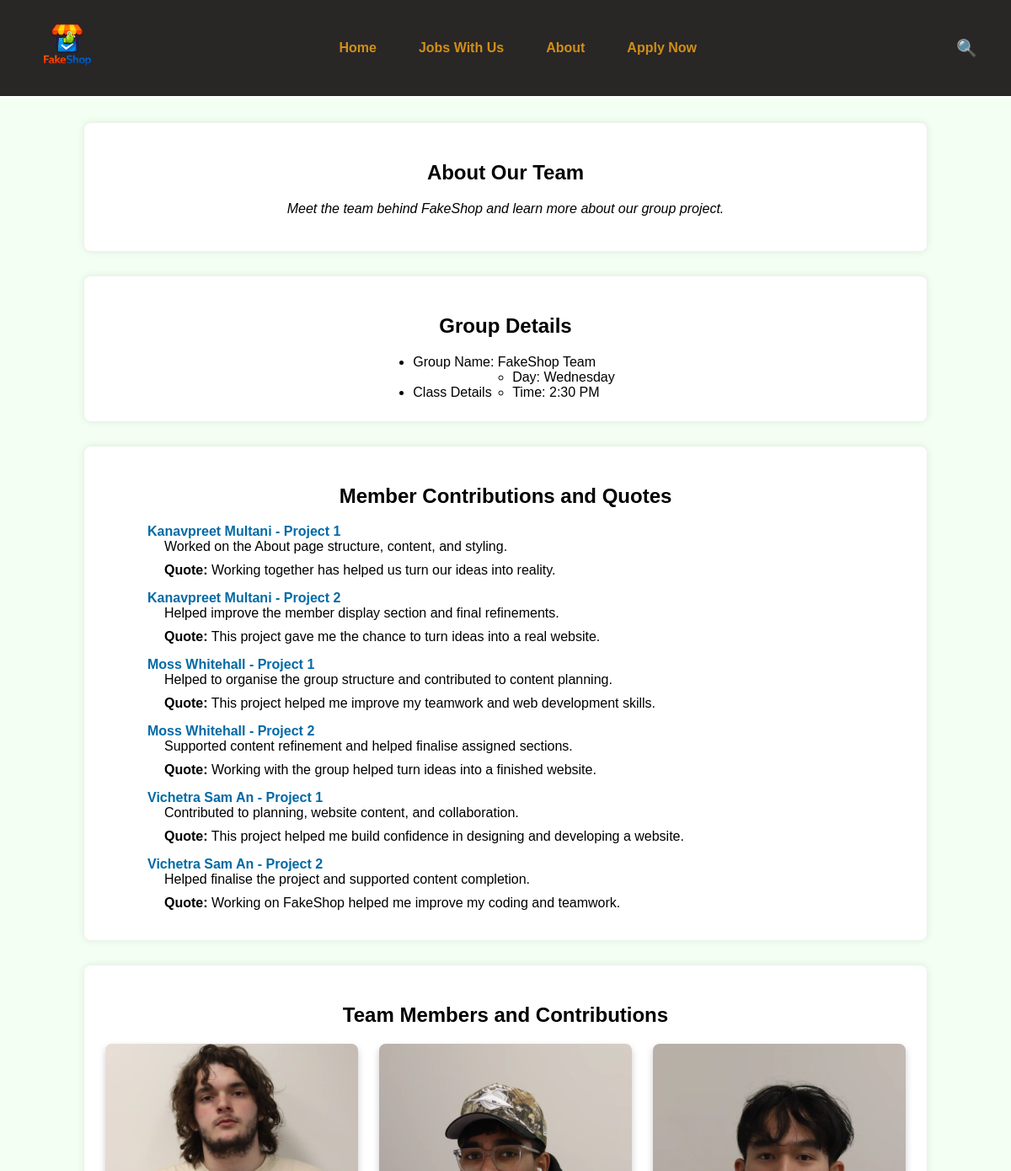
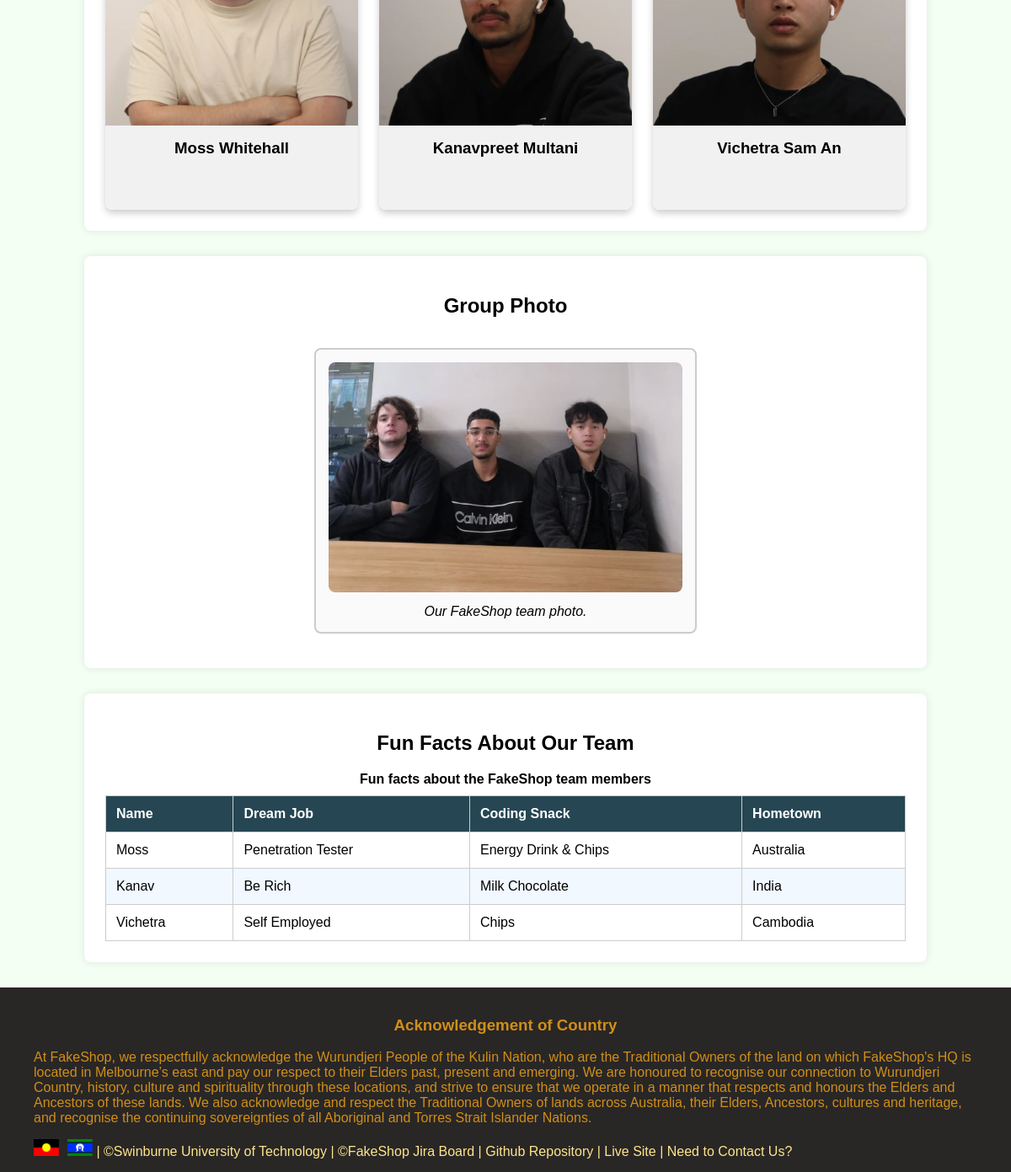
Page /about.php on the committed database (2 pictures, top to bottom).
### about.php (the view, shortened to what this page needs)
<?php
require_once("settings.php");
$conn = @mysqli_connect($host, $user, $pwd, $sql_db);
$query = "SELECT member_name, project_part, contribution_text, quote_text FROM `members contribution` ORDER BY member_name, project_part";
$result = mysqli_query($conn, $query);
?>
<!doctype html>
<html lang="en">
<head>
	<link rel="stylesheet" href="./style/style.css" />
</head>
<body>
	<?php
	include("./includes/nav.inc");
	?>
	<div class="content-area">
		<main>
			<section class="about-intro">
				<h1 style="text-align: center">About Our Team</h1>
				<p class="about-note">
					Meet the team behind FakeShop and learn more about our group
					project.
				</p>
			</section>
			<section class="group-details">
				<h2>Group Details</h2>
				<ul>
					<li>Group Name: FakeShop Team</li>
					<li>
						Class Details
						<ul>
							<li>Day: Wednesday</li>
							<li>Time: 2:30 PM</li>
						</ul>
					</li>
				</ul>
			</section>
			<section class="member-definition-list">
				<h2 style="text-align: center">Member Contributions and Quotes</h2>
				<dl>
					<?php
					if ($result && mysqli_num_rows($result) > 0) {
						while ($row = mysqli_fetch_assoc($result)) {
							echo "<dt>" . htmlspecialchars($row['member_name']) . " - " . htmlspecialchars($row['project_part']) . "</dt>";
							echo "<dd>" . htmlspecialchars($row['contribution_text']) . "</dd>";
							echo "<dd><strong>Quote:</strong> " . htmlspecialchars($row['quote_text']) . "</dd>";
						}
					} else {
						echo "<dd>No member contributions found.</dd>";
					}
					?>
				</dl>
			</section>
			<section class="member-info">
				<h2 style="text-align: center">Team Members and Contributions</h2>
				<div class="flip-card-container">
					<div class="flip-card">
						<div class="flip-card-inner">
							<div class="flip-card-front">
								<img src="images/IMG_0005MOSS.webp" alt="Photo of Moss Whitehall" width="300"
									height="300" style="transform: rotate(-90deg)" />
								<h3>Moss Whitehall</h3>
							</div>
							<div class="flip-card-back">
								<h3>Moss Whitehall</h3>
								<p class="student-id">Student ID: 106507235</p>
								<p>
								</p>
								<p class="noto-sans-jp-text">
									<strong>Quote:</strong>
								</p>
								<p>
									<strong>Translation:</strong> “FakeShop has really changed
								</p>
							</div>
						</div>
					</div>
					<div class="flip-card">
						<div class="flip-card-inner">
							<div class="flip-card-front">
								<img src="images/IMG_Kanav0004.webp" alt="Photo of Kanavpreet Multani" width="300"
									height="300" style="transform: rotate(-90deg)" />
								<h3>Kanavpreet Multani</h3>
							</div>
							<div class="flip-card-back">
								<h3>Kanavpreet Multani</h3>
								<p class="student-id">Student ID: 106504223</p>
								<p>
								</p>
								<p>
									<strong>Quote:</strong> ਸਾਥ ਮਿਲ ਕੇ ਕੰਮ ਕਰਨ ਨਾਲ ਅਸੀਂ ਆਪਣੀਆਂ
								</p>
								<p>
									<strong>Translation:</strong> “Working together has helped
								</p>
							</div>
						</div>
					</div>
					<div class="flip-card">
						<div class="flip-card-inner">
							<div class="flip-card-front">
								<img src="images/IMG_0002VICHETRA.webp" alt="Photo of Vichetra Sam An" width="300"
									height="300" style="transform: rotate(-90deg)" />
								<h3>Vichetra Sam An</h3>
							</div>
							<div class="flip-card-back">
								<h3>Vichetra Sam An</h3>
								<p class="student-id">Student ID: 105690697</p>
								<p>
								</p>
								<p class="noto-sans-khmer-text"><strong>Quote:</strong> “សក់អ្នក ក្បាលអ្នក”</p>
								<p>
									<strong>Translation:</strong> “You are responsible for your
								</p>
							</div>
						</div>
					</div>
				</div>
			</section>
			<section class="group-photo-section">
				<h2>Group Photo</h2>
				<figure class="group-photo">
					<img src="images/20260527_130641.webp" alt="Group photo of the FakeShop team" width="420"
						height="280" />
					<figcaption>Our FakeShop team photo.</figcaption>
				</figure>
			</section>
			<section class="fun-facts">
				<h2>Fun Facts About Our Team</h2>
				<table class="about-table">
					<caption>
						Fun facts about the FakeShop team members
					</caption>
					<thead>
						<tr>
							<th>Name</th>
							<th>Dream Job</th>
							<th>Coding Snack</th>
							<th>Hometown</th>
						</tr>
					</thead>
					<tbody>
						<tr>
							<td>Moss</td>
							<td>Penetration Tester</td>
							<td>Energy Drink & Chips</td>
							<td>Australia</td>
						</tr>
						<tr>
							<td>Kanav</td>
							<td>Be Rich</td>
							<td>Milk Chocolate</td>
							<td>India</td>
						</tr>
						<tr>
							<td>Vichetra</td>
							<td>Self Employed</td>
							<td>Chips</td>
							<td>Cambodia</td>
						</tr>
					</tbody>
				</table>
			</section>
		</main>
	</div>
	<?php
	include("./includes/footer.inc");
	?>
</body>
</html>

### style/style.css (style rules this page uses)
* { font-family: calibri, sans-serif, Arial, Helvetica; box-sizing: border-box; }
body { margin: 0; padding: 0; background-color: #f3fff3; }
html, body { height: 100%; }
.content-area { padding-left: 10px; padding-right: 10px; }
.about-intro, .group-details, .member-definition-list, .member-info, .group-photo-section, .fun-facts { max-width: 1000px; margin: 30px auto; padding: 25px; background: #ffffff; border-radius: 8px; box-shadow: 0 0 10px rgba(0, 0, 0, 0.1); }
.about-note { text-align: center; font-style: italic; margin-top: 0.5em; }
.group-details { text-align: center; }
.group-details ul { display: inline-block; text-align: left; margin: 0; padding-left: 20px; }
.member-definition-list h2 { text-align: center; }
.member-definition-list dl { max-width: 850px; margin: 0 auto; text-align: left; }
.member-definition-list dt { font-weight: bold; margin-top: 15px; color: #026aa6; }
.member-definition-list dd { margin-left: 20px; margin-bottom: 10px; }
.student-id { display: inline-block; margin-left: 8px; padding: 2px 6px; background-color: #e9f5ff; border: 1px solid #90caf9; border-radius: 6px; color: #0d47a1; font-size: 15px; }
.member-info h2 { text-align: center; }
.flip-card-container { display: flex; flex-wrap: wrap; justify-content: center; gap: 25px; margin-top: 20px; }
.flip-card { background-color: transparent; width: 300px; height: 400px; perspective: 1000px; }
.flip-card-inner { position: relative; width: 100%; height: 100%; text-align: center; transition: transform 0.6s; transform-style: preserve-3d; border-radius: 8px; box-shadow: 0 4px 8px rgba(0, 0, 0, 0.2); }
.flip-card-front, .flip-card-back { position: absolute; width: 100%; height: 100%; -webkit-backface-visibility: hidden; backface-visibility: hidden; overflow: hidden; border-radius: 8px; }
.flip-card-front { background-color: #f1f1f1; color: #000000; }
.flip-card-front img { width: 100%; height: 300px; object-fit: cover; }
.flip-card-front h3 { margin: 0; padding: 12px; }
.flip-card-back { background-color: #2980b9; color: #000000; transform: rotateY(180deg); padding: 16px; box-sizing: border-box; text-align: center; }
.group-photo-section { text-align: center; }
.group-photo { display: inline-block; border: 2px solid #cccccc; padding: 15px; border-radius: 8px; background: #fafafa; }
.group-photo img { max-width: 100%; height: auto; border-radius: 8px; }
.group-photo figcaption { margin-top: 10px; font-style: italic; }
.fun-facts h2 { text-align: center; }
.about-table { width: 100%; border-collapse: collapse; margin-top: 15px; }
.about-table caption { font-weight: bold; margin-bottom: 10px; }
.about-table th, .about-table td { border: 1px solid #cccccc; padding: 12px; text-align: left; }
.about-table th { background-color: #264653; color: #ffffff; }
.about-table tr:nth-child(even) { background-color: #f1f8ff; }
body { background-color: #f3fff3; }

### about.php (style rules this page uses)
.about-note { text-align: center; font-style: italic; margin-top: 0.5em; }
.noto-sans-jp-text { font-family: "Noto Sans JP", sans-serif; font-optical-sizing: auto; font-style: normal; }
.noto-sans-khmer-text { font-family: "Noto Sans Khmer", sans-serif; font-optical-sizing: auto; font-style: normal; font-variation-settings: "wdth" 100; }

### rows in the picture
members contribution: member_name "Kanavpreet Multani", project_part "Project 1", contribution_text "Worked on the About page structure, content, and styling.", quote_text "Working together has helped us turn our ideas into reality."
members contribution: member_name "Kanavpreet Multani", project_part "Project 2", contribution_text "Helped improve the member display section and final refinements.", quote_text "This project gave me the chance to turn ideas into a real website."
members contribution: member_name "Moss Whitehall", project_part "Project 1", contribution_text "Helped to organise the group structure and contributed to content planning.", quote_text "This project helped me improve my teamwork and web development skills."
members contribution: member_name "Moss Whitehall", project_part "Project 2", contribution_text "Supported content refinement and helped finalise assigned sections.", quote_text "Working with the group helped turn ideas into a finished website."
members contribution: member_name "Vichetra Sam An", project_part "Project 1", contribution_text "Contributed to planning, website content, and collaboration.", quote_text "This project helped me build confidence in designing and developing a website."
members contribution: member_name "Vichetra Sam An", project_part "Project 2", contribution_text "Helped finalise the project and supported content completion.", quote_text "Working on FakeShop helped me improve my coding and teamwork."
